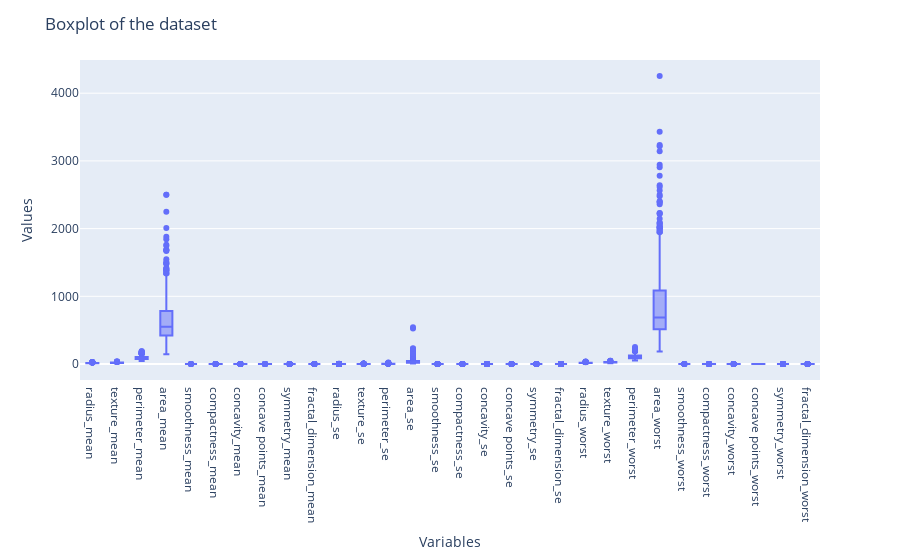

The cell this chart's notebook holds for it:
### Code cell
X=df.drop('diagnosis', axis=1 )
#check for outliers 
fig = px.box(X)

fig.update_layout(
    title="Boxplot of the dataset",
    xaxis_title="Variables",
    yaxis_title="Values"
)

fig.show()
fig.write_html(os.path.join(FIG_DIR, 'box_plot.html'))

### Figure 1 — Plotly figure (JSON) as saved in the notebook; plotly's stock layout.template omitted (floating-point values rounded to 4 significant figures; data arrays with more than 128 entries replaced by an {"elided": "..."} marker saying what was removed)
{"data": [{"alignmentgroup": "True", "hovertemplate": "variable=%{x}<br>value=%{y}<extra></extra>", "legendgroup": "", "marker": {"color": "#636efa"}, "name": "", "notched": false, "offsetgroup": "", "orientation": "v", "showlegend": false, "type": "box", "x": {"elided": "17070 str values"}, "x0": " ", "xaxis": "x", "y": {"elided": "17070 float values"}, "y0": " ", "yaxis": "y"}], "layout": {"boxmode": "group", "legend": {"tracegroupgap": 0}, "margin": {"t": 60}, "title": {"text": "Boxplot of the dataset"}, "xaxis": {"anchor": "y", "domain": [0, 1], "title": {"text": "Variables"}}, "yaxis": {"anchor": "x", "domain": [0, 1], "title": {"text": "Values"}}}}
